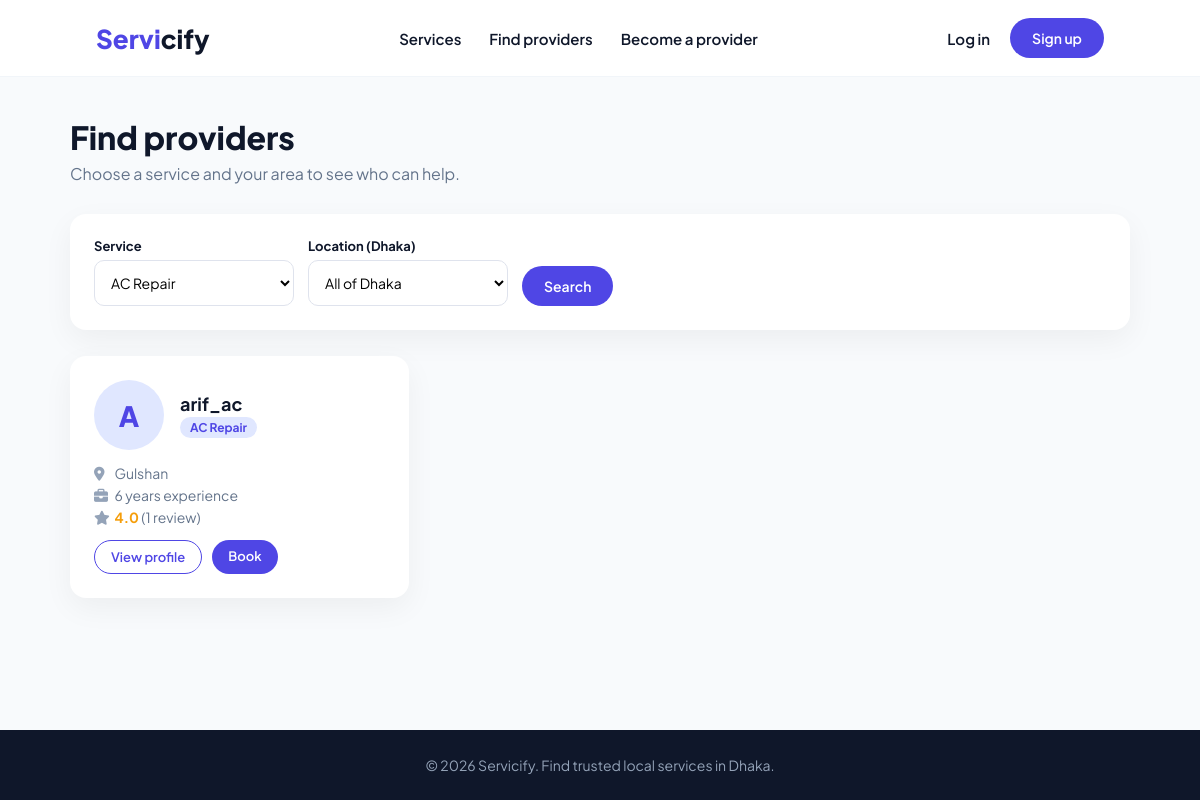
Page /providers/?service=1 on the committed database.
### acc/models.py (models this page shows, shortened)
class Serviceman(models.Model):
    username = models.CharField(max_length=100, unique=True)
    email = models.EmailField(max_length=100, unique=True)
    password = models.CharField(max_length=128)          # stored hashed
    phone = models.CharField(max_length=15, validators=[phone_validator])
    service = models.ForeignKey(
        Service, on_delete=models.PROTECT, related_name='servicemen'
    )
    location = models.ForeignKey(
        Location, on_delete=models.PROTECT, related_name='servicemen'
    )
    address = models.CharField(max_length=255)
    experience = models.PositiveIntegerField(default=0)   # years
    bio = models.TextField(blank=True)

class Service(models.Model):
    name = models.CharField(max_length=100, unique=True)
    description = models.TextField(blank=True)
    icon = models.CharField(max_length=50, default='screwdriver-wrench')
    image_url = models.URLField(blank=True)
    class Meta:
        ordering = ['name']

class Location(models.Model):
    name = models.CharField(max_length=100, unique=True)
    class Meta:
        ordering = ['name']

### acc/views.py (the view)
# urls.py: path('providers/', views.provider_list, name='provider_list'),
def provider_list(request):
    customer = User.objects.filter(
        id=request.session.get('customer_id')
    ).first()
    service_id = request.GET.get('service', '')
    location_id = request.GET.get('location')      # None = not in the URL
    using_my_area = False
    if location_id is None:
        if customer:
            location_id = str(customer.location_id)
            using_my_area = True
        else:
            location_id = ''
    providers = Serviceman.objects.select_related('service', 'location')
    if service_id.isdigit():
        providers = providers.filter(service_id=service_id)
    if location_id.isdigit():
        providers = providers.filter(location_id=location_id)
    providers = providers.annotate(
        avg_rating=Avg('reviews__rating'),
        review_count=Count('reviews'),
    ).order_by('-avg_rating', '-review_count', 'username')
    context = {
        'providers': providers,
        'services': Service.objects.all(),
        'locations': Location.objects.all(),
        'selected_service': service_id,
        'selected_location': location_id,
        'using_my_area': using_my_area,
    }
    return render(request, 'provider_list.html', context)

### templates/provider_list.html (shortened to what this page needs)
{% extends 'base.html' %}
{% block content %}
<h1 class="page-title">Find providers</h1>
<p class="page-sub">Choose a service and your area to see who can help.</p>
<form method="GET" class="filter-bar card">
    <div>
        <label for="service">Service</label>
        <select name="service" id="service">
            {% for s in services %}
                <option value="{{ s.id }}" {% if selected_service == s.id|stringformat:"s" %}selected{% endif %}>{{ s.name }}</option>
            {% endfor %}
        </select>
    </div>
    <div>
        <label for="location">Location (Dhaka)</label>
        <select name="location" id="location">
            <option value="">All of Dhaka</option>
        </select>
    </div>
    <button type="submit" class="btn">Search</button>
</form>
<div class="grid">
    {% for p in providers %}
        <div class="card">
            <div class="provider-top">
                <div class="avatar">{{ p.username|first|upper }}</div>
                <div>
                    <h3>{{ p.username }}</h3>
                    <span class="tag">{{ p.service.name }}</span>
                </div>
            </div>
            <p class="info-line"><i class="fa-solid fa-location-dot"></i> {{ p.location.name }}</p>
            <p class="info-line"><i class="fa-solid fa-briefcase"></i> {{ p.experience }} year{{ p.experience|pluralize }} experience</p>
            <p class="info-line">
                {% if p.avg_rating %}
                    <span class="rating"><i class="fa-solid fa-star"></i> {{ p.avg_rating|floatformat:1 }}</span>
                    ({{ p.review_count }} review{{ p.review_count|pluralize }})
                {% else %}
                    <i class="fa-regular fa-star"></i> No reviews yet
                {% endif %}
            </p>
            <div class="actions">
                <a href="{% url 'provider_profile' p.id %}" class="btn btn-outline btn-small">View profile</a>
                <a href="{% url 'book_service' p.id %}" class="btn btn-small">Book</a>
            </div>
        </div>
    {% empty %}
        <div class="empty" style="grid-column: 1 / -1;">
            No providers found for this search. Try another area or service.
        </div>
    {% endfor %}
</div>
{% endblock %}

### templates/base.html (style rules this page uses)
* { margin: 0; padding: 0; box-sizing: border-box; font-family: 'Plus Jakarta Sans', sans-serif; }
:root { --primary: #4f46e5; --primary-hover: #4338ca; --primary-light: #e0e7ff; --dark-text: #0f172a; --muted-text: #64748b; --card-shadow: 0 10px 30px rgba(0, 0, 0, 0.05); --radius-md: 16px; }
body { background: #f8fafc; color: var(--dark-text); min-height: 100vh; display: flex; flex-direction: column; }
a { color: var(--primary); }
.btn, .btn-primary { display: inline-block; border: none; cursor: pointer; text-decoration: none; background: var(--primary); color: #fff; padding: 11px 22px; border-radius: 30px; font-weight: 600; font-size: 14px; transition: all 0.2s; }
.btn-outline { background: #fff; color: var(--primary); border: 1.5px solid var(--primary); }
.btn-small { padding: 8px 16px; font-size: 13px; }
.page-title { font-size: 32px; font-weight: 800; margin-bottom: 6px; }
.page-sub { color: var(--muted-text); margin-bottom: 30px; }
.grid { display: grid; grid-template-columns: repeat(auto-fill, minmax(250px, 1fr)); gap: 22px; }
.card { background: #fff; border-radius: var(--radius-md); padding: 24px; box-shadow: var(--card-shadow); }
.filter-bar { display: flex; gap: 14px; flex-wrap: wrap; align-items: end; margin-bottom: 26px; }
.filter-bar label { display: block; font-size: 13px; font-weight: 700; margin-bottom: 6px; }
select, input[type=text], input[type=date], input[type=time], input[type=number], input[type=email], input[type=password], textarea { width: 100%; padding: 12px; border: 1px solid #dfe3ed; border-radius: 10px; font-size: 14px; outline: none; background: #fff; }
.filter-bar > div { min-width: 200px; }
.avatar { width: 70px; height: 70px; border-radius: 50%; background: var(--primary-light); color: var(--primary); display: flex; align-items: center; justify-content: center; font-size: 28px; font-weight: 800; flex-shrink: 0; }
.provider-top { display: flex; gap: 16px; align-items: center; margin-bottom: 14px; }
.provider-top h3 { font-size: 18px; }
.tag { display: inline-block; background: var(--primary-light); color: var(--primary); padding: 3px 10px; border-radius: 20px; font-size: 12px; font-weight: 700; }
.rating { color: #f59e0b; font-weight: 700; }
.info-line { color: var(--muted-text); font-size: 14px; margin: 4px 0; }
.info-line i { width: 18px; color: #94a3b8; }
.actions { display: flex; gap: 10px; flex-wrap: wrap; margin-top: 14px; }

### rows in the picture
Serviceman: username|first "A", username "arif_ac", service.name "AC Repair", location.name "Gulshan", experience "6", avg_rating "4.0", review_count "1"

### other values in the picture
form field service "AC Repair"
